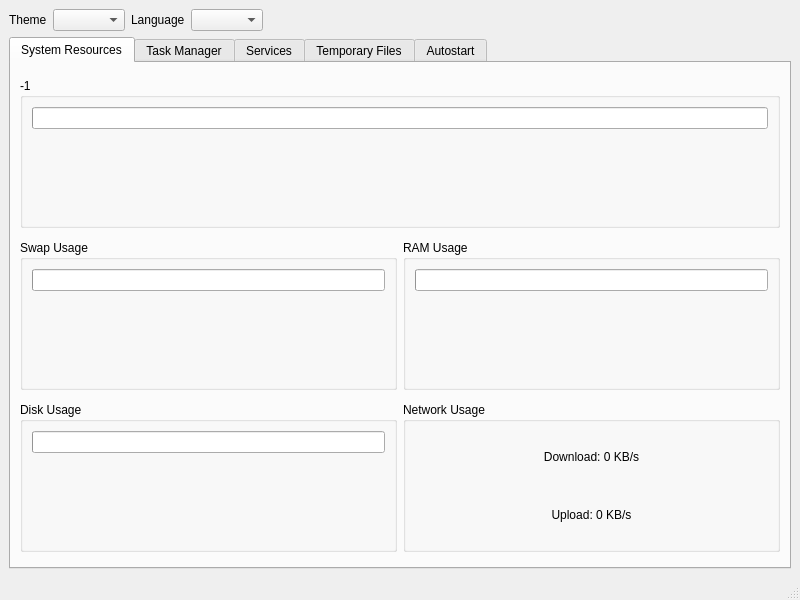
<?xml version="1.0" encoding="UTF-8"?>
<ui version="4.0">
 <class>MainWindow</class>
 <widget class="QMainWindow" name="MainWindow">
  <property name="geometry">
   <rect>
    <x>0</x>
    <y>0</y>
    <width>800</width>
    <height>600</height>
   </rect>
  </property>
  <property name="windowTitle">
   <string>System Management</string>
  </property>
  <property name="windowIcon">
   <iconset resource="resources/icon.qrc">
    <normaloff>:/icon.ico</normaloff>:/icon.ico</iconset>
  </property>
  <widget class="QWidget" name="centralwidget">
   <layout class="QVBoxLayout" name="verticalLayout_9">
    <item>
     <layout class="QHBoxLayout" name="horizontalLayout_9">
      <item>
       <widget class="QLabel" name="themeLabel">
        <property name="text">
         <string>Theme</string>
        </property>
       </widget>
      </item>
      <item>
       <widget class="QComboBox" name="themeComboBox"/>
      </item>
      <item>
       <widget class="QLabel" name="languageLabel">
        <property name="text">
         <string>Language</string>
        </property>
       </widget>
      </item>
      <item>
       <widget class="QComboBox" name="languageComboBox"/>
      </item>
      <item>
       <spacer name="horizontalSpacer">
        <property name="orientation">
         <enum>Qt::Orientation::Horizontal</enum>
        </property>
        <property name="sizeHint" stdset="0">
         <size>
          <width>40</width>
          <height>20</height>
         </size>
        </property>
       </spacer>
      </item>
     </layout>
    </item>
    <item>
     <widget class="QTabWidget" name="tabWidget">
      <property name="currentIndex">
       <number>0</number>
      </property>
      <widget class="QWidget" name="tabResources">
       <attribute name="title">
        <string>System Resources</string>
       </attribute>
       <layout class="QHBoxLayout" name="horizontalLayout_4">
        <item>
         <layout class="QVBoxLayout" name="verticalLayout_7">
          <item>
           <widget class="QGroupBox" name="cpuGroupBox">
            <property name="maximumSize">
             <size>
              <width>16777215</width>
              <height>150</height>
             </size>
            </property>
            <property name="title">
             <string>-1</string>
            </property>
            <layout class="QVBoxLayout" name="verticalLayout_5">
             <item>
              <widget class="QProgressBar" name="cpuUsageBar">
               <property name="textVisible">
                <bool>false</bool>
               </property>
              </widget>
             </item>
             <item>
              <widget class="QLabel" name="cpuUsageLabel">
               <property name="font">
                <font>
                 <pointsize>12</pointsize>
                </font>
               </property>
               <property name="alignment">
                <set>Qt::AlignmentFlag::AlignCenter</set>
               </property>
              </widget>
             </item>
            </layout>
           </widget>
          </item>
          <item>
           <layout class="QVBoxLayout" name="verticalLayout_10"/>
          </item>
          <item>
           <layout class="QHBoxLayout" name="horizontalLayout_3">
            <item>
             <widget class="QGroupBox" name="swapGroupBox">
              <property name="maximumSize">
               <size>
                <width>16777215</width>
                <height>150</height>
               </size>
              </property>
              <property name="title">
               <string>Swap Usage</string>
              </property>
              <layout class="QVBoxLayout" name="verticalLayout">
               <item>
                <widget class="QProgressBar" name="swapUsageBar">
                 <property name="minimum">
                  <number>-1</number>
                 </property>
                 <property name="value">
                  <number>-1</number>
                 </property>
                 <property name="textVisible">
                  <bool>false</bool>
                 </property>
                </widget>
               </item>
               <item>
                <widget class="QLabel" name="swapUsageLabel">
                 <property name="font">
                  <font>
                   <pointsize>12</pointsize>
                  </font>
                 </property>
                 <property name="text">
                  <string/>
                 </property>
                 <property name="alignment">
                  <set>Qt::AlignmentFlag::AlignCenter</set>
                 </property>
                </widget>
               </item>
              </layout>
             </widget>
            </item>
            <item>
             <widget class="QGroupBox" name="ramGroupBox">
              <property name="maximumSize">
               <size>
                <width>16777215</width>
                <height>150</height>
               </size>
              </property>
              <property name="title">
               <string>RAM Usage</string>
              </property>
              <layout class="QVBoxLayout" name="verticalLayout_6">
               <item>
                <widget class="QProgressBar" name="ramUsageBar">
                 <property name="textVisible">
                  <bool>false</bool>
                 </property>
                </widget>
               </item>
               <item>
                <widget class="QLabel" name="ramUsageLabel">
                 <property name="font">
                  <font>
                   <pointsize>12</pointsize>
                  </font>
                 </property>
                 <property name="alignment">
                  <set>Qt::AlignmentFlag::AlignCenter</set>
                 </property>
                </widget>
               </item>
              </layout>
             </widget>
            </item>
           </layout>
          </item>
          <item>
           <layout class="QHBoxLayout" name="horizontalLayout_5" stretch="1,1">
            <item>
             <widget class="QGroupBox" name="diskGroupBox">
              <property name="maximumSize">
               <size>
                <width>16777215</width>
                <height>150</height>
               </size>
              </property>
              <property name="title">
               <string>Disk Usage</string>
              </property>
              <layout class="QVBoxLayout" name="verticalLayout_4">
               <item>
                <widget class="QProgressBar" name="diskUsageBar">
                 <property name="value">
                  <number>0</number>
                 </property>
                 <property name="textVisible">
                  <bool>false</bool>
                 </property>
                </widget>
               </item>
               <item>
                <widget class="QLabel" name="diskUsageLabel">
                 <property name="font">
                  <font>
                   <pointsize>12</pointsize>
                  </font>
                 </property>
                 <property name="text">
                  <string/>
                 </property>
                 <property name="alignment">
                  <set>Qt::AlignmentFlag::AlignCenter</set>
                 </property>
                </widget>
               </item>
              </layout>
             </widget>
            </item>
            <item>
             <widget class="QGroupBox" name="networkGroupBox">
              <property name="maximumSize">
               <size>
                <width>16777215</width>
                <height>150</height>
               </size>
              </property>
              <property name="title">
               <string>Network Usage</string>
              </property>
              <layout class="QVBoxLayout" name="verticalLayout_11">
               <item>
                <widget class="QLabel" name="downloadLabel">
                 <property name="text">
                  <string>Download: 0 KB/s</string>
                 </property>
                 <property name="alignment">
                  <set>Qt::AlignmentFlag::AlignCenter</set>
                 </property>
                </widget>
               </item>
               <item>
                <widget class="QLabel" name="uploadLabel">
                 <property name="text">
                  <string>Upload: 0 KB/s</string>
                 </property>
                 <property name="alignment">
                  <set>Qt::AlignmentFlag::AlignCenter</set>
                 </property>
                </widget>
               </item>
              </layout>
             </widget>
            </item>
           </layout>
          </item>
         </layout>
        </item>
       </layout>
      </widget>
      <widget class="QWidget" name="tabTaskManager">
       <attribute name="title">
        <string>Task Manager</string>
       </attribute>
       <layout class="QHBoxLayout" name="horizontalLayout_8">
        <item>
         <layout class="QVBoxLayout" name="verticalLayout_12">
          <item>
           <widget class="QLineEdit" name="searchTaskLineEdit">
            <property name="placeholderText">
             <string>Search</string>
            </property>
           </widget>
          </item>
          <item>
           <widget class="QTableView" name="taskManagerTable">
            <attribute name="verticalHeaderVisible">
             <bool>false</bool>
            </attribute>
           </widget>
          </item>
          <item>
           <widget class="QComboBox" name="comboBox"/>
          </item>
          <item>
           <layout class="QHBoxLayout" name="horizontalLayout_7">
            <item>
             <widget class="QPushButton" name="updateTasksButton">
              <property name="text">
               <string>Update Processes</string>
              </property>
             </widget>
            </item>
            <item>
             <widget class="QPushButton" name="startProcessButton">
              <property name="text">
               <string>Start Process</string>
              </property>
             </widget>
            </item>
            <item>
             <widget class="QPushButton" name="stopProcessButton">
              <property name="text">
               <string>Stop Process</string>
              </property>
             </widget>
            </item>
           </layout>
          </item>
         </layout>
        </item>
       </layout>
      </widget>
      <widget class="QWidget" name="tabServices">
       <attribute name="title">
        <string>Services</string>
       </attribute>
       <layout class="QVBoxLayout" name="verticalLayout_2">
        <item>
         <widget class="QLineEdit" name="searchServicesLineEdit">
          <property name="placeholderText">
           <string>Search</string>
          </property>
         </widget>
        </item>
        <item>
         <widget class="QTableView" name="servicesTable">
          <property name="font">
           <font>
            <pointsize>11</pointsize>
           </font>
          </property>
          <attribute name="verticalHeaderVisible">
           <bool>false</bool>
          </attribute>
         </widget>
        </item>
        <item>
         <layout class="QHBoxLayout" name="horizontalLayout">
          <item>
           <widget class="QPushButton" name="refreshServicesButton">
            <property name="text">
             <string>Refresh</string>
            </property>
           </widget>
          </item>
          <item>
           <widget class="QPushButton" name="startServiceButton">
            <property name="text">
             <string>Start</string>
            </property>
           </widget>
          </item>
          <item>
           <widget class="QPushButton" name="stopServiceButton">
            <property name="text">
             <string>Stop</string>
            </property>
           </widget>
          </item>
          <item>
           <widget class="QPushButton" name="enableServiceButton">
            <property name="text">
             <string>Enable</string>
            </property>
           </widget>
          </item>
          <item>
           <widget class="QPushButton" name="disableServiceButton">
            <property name="text">
             <string>Disable</string>
            </property>
           </widget>
          </item>
         </layout>
        </item>
       </layout>
      </widget>
      <widget class="QWidget" name="tabTempFiles">
       <attribute name="title">
        <string>Temporary Files</string>
       </attribute>
       <layout class="QVBoxLayout" name="verticalLayout_3">
        <item>
         <widget class="QTableView" name="tempFilesTable">
          <property name="font">
           <font>
            <pointsize>11</pointsize>
           </font>
          </property>
          <attribute name="verticalHeaderVisible">
           <bool>false</bool>
          </attribute>
         </widget>
        </item>
        <item>
         <layout class="QHBoxLayout" name="horizontalLayout_2">
          <item>
           <widget class="QPushButton" name="scanTempFilesButton">
            <property name="text">
             <string>Scan for Temporary Files</string>
            </property>
           </widget>
          </item>
          <item>
           <widget class="QPushButton" name="selectAllFilesButton">
            <property name="text">
             <string>Select All</string>
            </property>
           </widget>
          </item>
          <item>
           <widget class="QPushButton" name="clearSelectedFilesButton">
            <property name="text">
             <string>Clear Selection</string>
            </property>
           </widget>
          </item>
          <item>
           <widget class="QPushButton" name="deleteSelectedFilesButton">
            <property name="text">
             <string>Delete Selected Files</string>
            </property>
           </widget>
          </item>
         </layout>
        </item>
       </layout>
      </widget>
      <widget class="QWidget" name="tabAutostart">
       <attribute name="title">
        <string>Autostart</string>
       </attribute>
       <layout class="QVBoxLayout" name="verticalLayout_8">
        <item>
         <widget class="QTableView" name="autostartTable">
          <attribute name="verticalHeaderVisible">
           <bool>false</bool>
          </attribute>
         </widget>
        </item>
        <item>
         <layout class="QHBoxLayout" name="horizontalLayout_6">
          <item>
           <widget class="QPushButton" name="addEntryButton">
            <property name="text">
             <string>Add Entry</string>
            </property>
           </widget>
          </item>
          <item>
           <widget class="QPushButton" name="removeEntryButton">
            <property name="text">
             <string>Remove Entry</string>
            </property>
           </widget>
          </item>
          <item>
           <widget class="QPushButton" name="enableEntryButton">
            <property name="text">
             <string>Enable/Disable Entry</string>
            </property>
           </widget>
          </item>
          <item>
           <widget class="QPushButton" name="updateEntriesButton">
            <property name="text">
             <string>Update Entries</string>
            </property>
           </widget>
          </item>
         </layout>
        </item>
       </layout>
      </widget>
     </widget>
    </item>
   </layout>
  </widget>
  <widget class="QStatusBar" name="statusbar"/>
 </widget>
 <resources>
  <include location="resources/icon.qrc"/>
 </resources>
 <connections/>
</ui>
